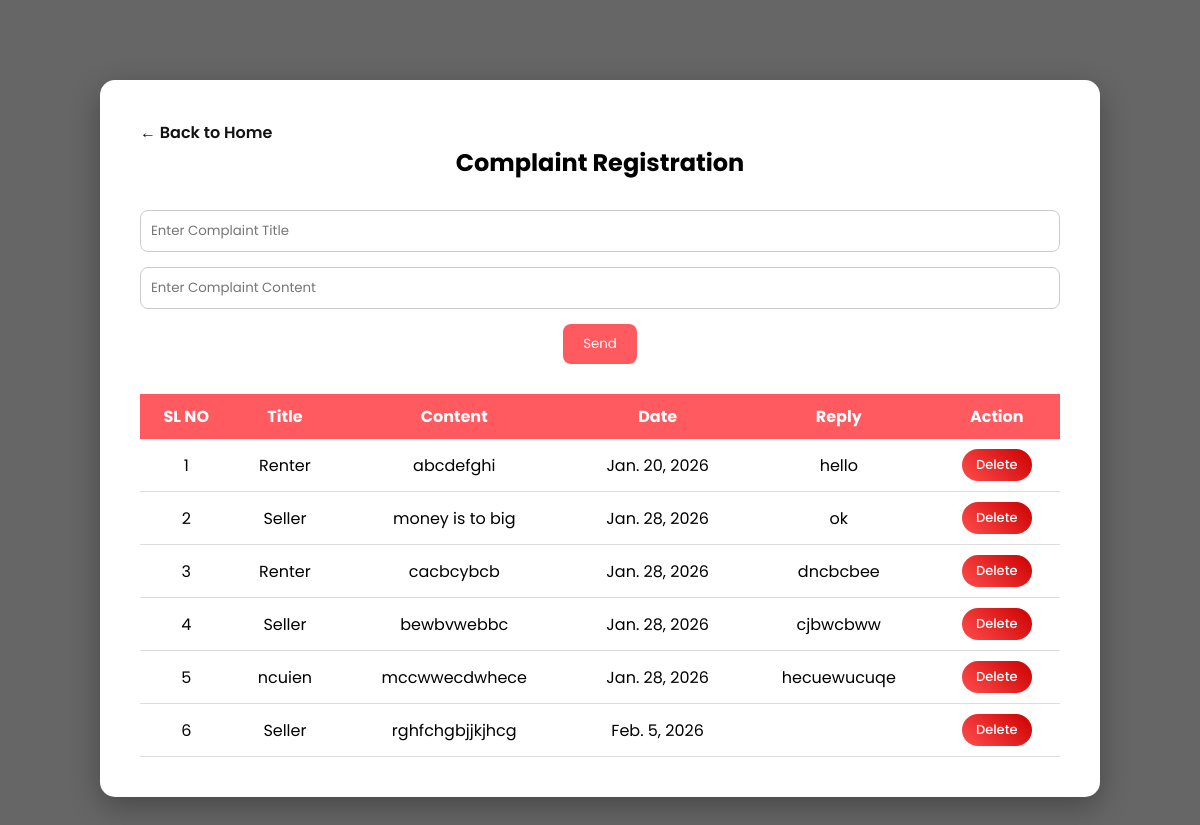
The app's page /User/Complaint/, older data.
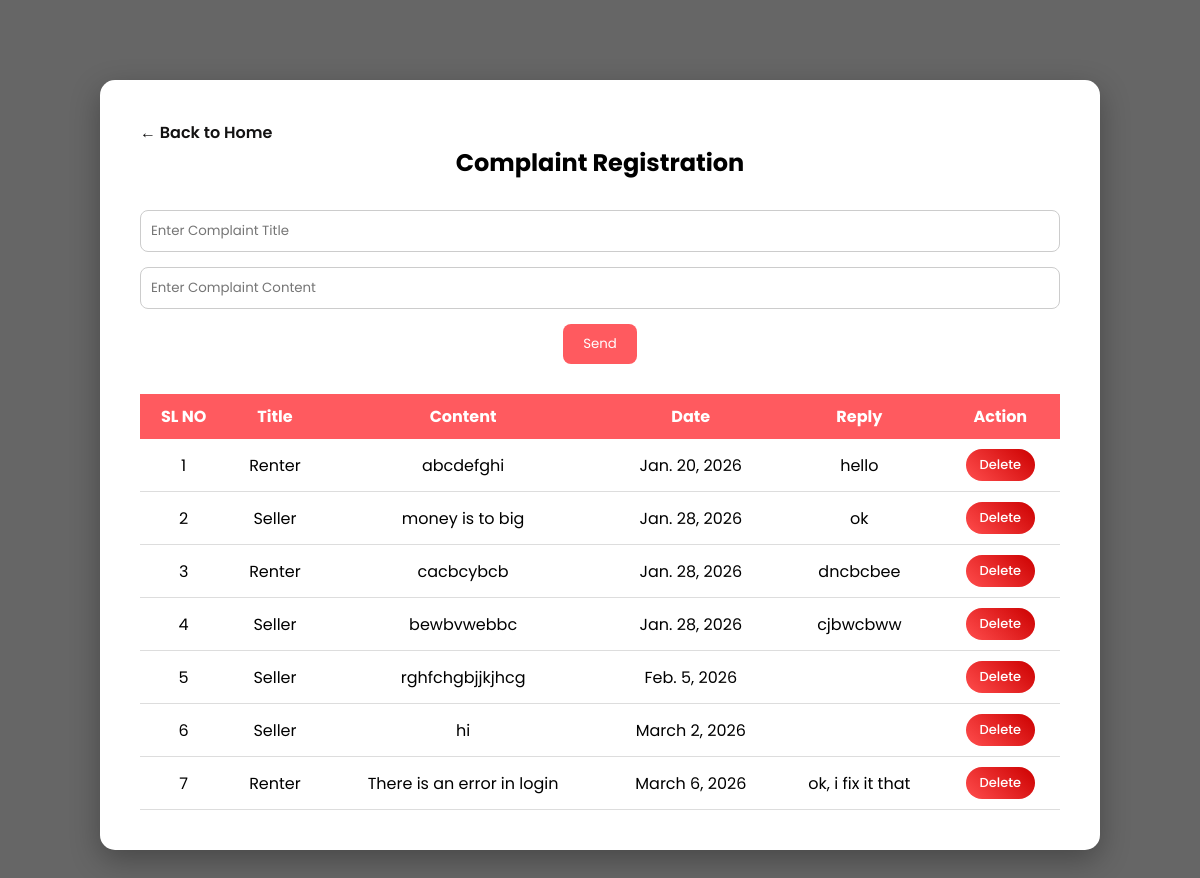
The same page, newer data.
### User/models.py (models this page shows)
class tbl_complaint(models.Model):
        complaint_title=(models.CharField(max_length=100))
        complaint_content=(models.CharField(max_length=300))
        complaint_status=models.IntegerField(default=0)
        complaint_date=models.DateField(auto_now_add=True)
        complaint_reply=models.CharField(max_length=300)
        user_id=models.ForeignKey(tbl_user,on_delete=models.CASCADE,null=True)
        seller_id=models.ForeignKey(tbl_seller,on_delete=models.CASCADE,null=True)
        renter_id=models.ForeignKey(tbl_renter,on_delete=models.CASCADE,null=True)

### User/views.py (the view)
# urls.py: path('Complaint/',views.Complaint,name='Complaint'),
def Complaint(request):
    com=tbl_complaint.objects.all()
    if request.method=='POST':
        title = request.POST.get('txt_title')
        content = request.POST.get('txt_content')
        tbl_complaint.objects.create(complaint_title=title,complaint_content=content,
                                     user_id=tbl_user.objects.get(id=request.session['uid']))
        return render(request,'User/Complaint.html',{'msg':"Complaint submited Successfully"})
    else:
        return render(request,'User/Complaint.html',{'complaint':com})

### User/Templates/User/Complaint.html (shortened to what this page needs)
{% load static %}
<!DOCTYPE html>
<html lang="en">
<head>
</head>
<body>
    <div class="container">
        <div class="card">
            <a href="{% url 'User:Home'%}" class="home-link">← Back to Home</a>
            <h2>Complaint Registration</h2>
            <form action="" method="post">
                <div class="form-group">
                    <input type="text" name="txt_title" placeholder="Enter Complaint Title" required>
                </div>
                <div class="form-group">
                    <input type="text" name="txt_content" placeholder="Enter Complaint Content" required>
                </div>
                <div style="text-align:center;">
                    <input type="submit" value="Send" class="btn">
                </div>
            </form>
            <table>
                <tr>
                    <th>SL NO</th>
                    <th>Title</th>
                    <th>Content</th>
                    <th>Date</th>
                    <th>Reply</th>
                    <th>Action</th>
                </tr>
                {% for i in complaint %}
                <tr>
                    <td>{{forloop.counter}}</td>
                    <td>{{i.complaint_title}}</td>
                    <td>{{i.complaint_content}}</td>
                    <td>{{i.complaint_date}}</td>
                    <td>{{i.complaint_reply}}</td>
                    <td>
                        <a href="{% url 'User:delcom' i.id%}" class="delete-btn" onclick="return confirmDelete();">
                            Delete
                        </a>
                    </td>
                </tr>
                {% endfor %}
            </table>
        </div>
    </div>
</body>
</html>

Row changes from the older to the newer data that the page shows:
removed tbl_complaint: complaint_title "ncuien", complaint_content "mccwwecdwhece", complaint_date "Jan. 28, 2026", complaint_reply "hecuewucuqe"
added tbl_complaint: complaint_title "Seller", complaint_content "hi", complaint_date "March 2, 2026"
added tbl_complaint: complaint_title "Renter", complaint_content "There is an error in login", complaint_date "March 6, 2026", complaint_reply "ok, i fix it that"
